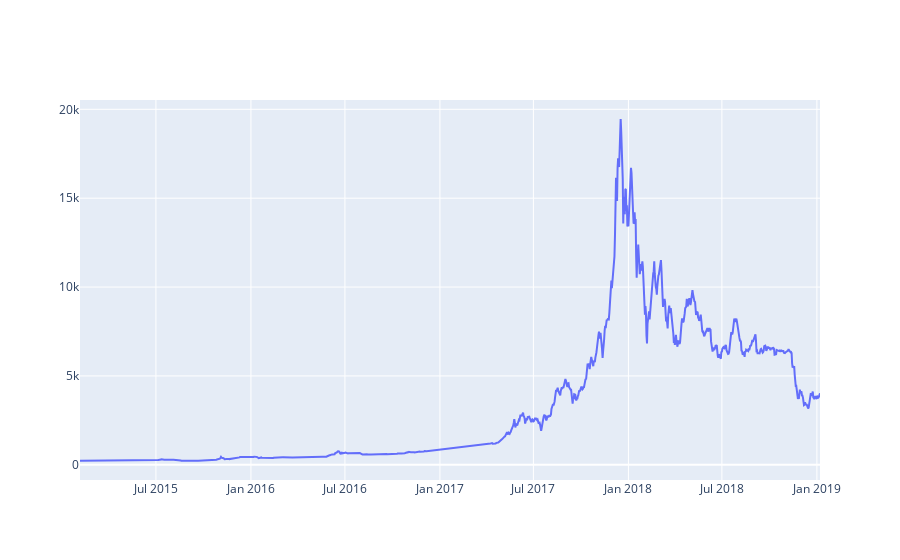

This figure's notebook cell:
### Code cell
# Chart the BTC pricing data
btc_trace = go.Scatter(x=btc_usd_price_coinbase.index, y=btc_usd_price_coinbase['Weighted Price'])
py.iplot([btc_trace])

### Figure 1 — Plotly figure (JSON) as saved in the notebook; plotly's stock layout.template omitted (floating-point values rounded to 4 significant figures; data arrays with more than 128 entries replaced by an {"elided": "..."} marker saying what was removed)
{"data": [{"type": "scatter", "x": {"elided": "1216 str values"}, "y": {"elided": "1216 float values"}}], "layout": {"autosize": true, "xaxis": {"autorange": true, "range": ["2015-02-04", "2019-01-07"], "type": "date"}, "yaxis": {"autorange": true, "range": [-855.7, 20520.0], "type": "linear"}}}
